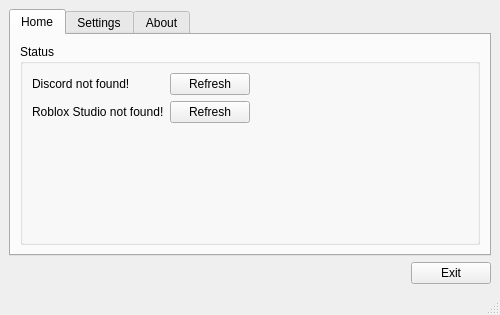
<?xml version="1.0" encoding="UTF-8"?>
<ui version="4.0">
 <class>MainWindow</class>
 <widget class="QMainWindow" name="MainWindow">
  <property name="geometry">
   <rect>
    <x>0</x>
    <y>0</y>
    <width>500</width>
    <height>315</height>
   </rect>
  </property>
  <property name="windowTitle">
   <string>Roblox Studio Discord RPC</string>
  </property>
  <property name="windowIcon">
   <iconset resource="../assets/assets.qrc">
    <normaloff>:/app.png</normaloff>:/app.png</iconset>
  </property>
  <widget class="QWidget" name="centralwidget">
   <layout class="QGridLayout" name="gridLayout">
    <item row="0" column="0">
     <widget class="QTabWidget" name="tabs">
      <property name="currentIndex">
       <number>0</number>
      </property>
      <widget class="QWidget" name="homeTab">
       <attribute name="title">
        <string>Home</string>
       </attribute>
       <attribute name="toolTip">
        <string>Home page</string>
       </attribute>
       <layout class="QVBoxLayout" name="verticalLayout_2">
        <item>
         <widget class="QGroupBox" name="statusBox">
          <property name="title">
           <string>Status</string>
          </property>
          <layout class="QFormLayout" name="formLayout_2">
           <item row="0" column="0">
            <widget class="QLabel" name="dscFound">
             <property name="text">
              <string>Discord not found!</string>
             </property>
            </widget>
           </item>
           <item row="0" column="1">
            <widget class="QPushButton" name="dscReconnectBtn">
             <property name="sizePolicy">
              <sizepolicy hsizetype="Fixed" vsizetype="Fixed">
               <horstretch>0</horstretch>
               <verstretch>0</verstretch>
              </sizepolicy>
             </property>
             <property name="text">
              <string>Refresh</string>
             </property>
            </widget>
           </item>
           <item row="1" column="0">
            <widget class="QLabel" name="rbxstudioFound">
             <property name="layoutDirection">
              <enum>Qt::LeftToRight</enum>
             </property>
             <property name="text">
              <string>Roblox Studio not found!</string>
             </property>
            </widget>
           </item>
           <item row="1" column="1">
            <widget class="QPushButton" name="rsReconnectBtn">
             <property name="sizePolicy">
              <sizepolicy hsizetype="Fixed" vsizetype="Fixed">
               <horstretch>0</horstretch>
               <verstretch>0</verstretch>
              </sizepolicy>
             </property>
             <property name="text">
              <string>Refresh</string>
             </property>
            </widget>
           </item>
          </layout>
         </widget>
        </item>
       </layout>
      </widget>
      <widget class="QWidget" name="settingsTab">
       <attribute name="title">
        <string>Settings</string>
       </attribute>
       <layout class="QFormLayout" name="formLayout">
        <item row="0" column="0">
         <widget class="QLabel" name="launchOnLoginLabel">
          <property name="toolTip">
           <string>The service starts when you log-in your computer, and will only show rich presence when it finds that Roblox Studio is opened.</string>
          </property>
          <property name="text">
           <string>Launch on log-in</string>
          </property>
         </widget>
        </item>
        <item row="0" column="1">
         <widget class="QCheckBox" name="launchOnLoginCheck">
          <property name="layoutDirection">
           <enum>Qt::RightToLeft</enum>
          </property>
          <property name="text">
           <string/>
          </property>
         </widget>
        </item>
       </layout>
      </widget>
      <widget class="QWidget" name="abtTab">
       <attribute name="title">
        <string>About</string>
       </attribute>
       <layout class="QGridLayout" name="gridLayout_2">
        <item row="0" column="0">
         <widget class="QLabel" name="progName">
          <property name="font">
           <font>
            <pointsize>15</pointsize>
            <bold>true</bold>
           </font>
          </property>
          <property name="text">
           <string>Roblox Studio Discord RPC</string>
          </property>
          <property name="alignment">
           <set>Qt::AlignCenter</set>
          </property>
         </widget>
        </item>
        <item row="2" column="0">
         <widget class="Line" name="sep">
          <property name="orientation">
           <enum>Qt::Horizontal</enum>
          </property>
         </widget>
        </item>
        <item row="4" column="0">
         <widget class="QLabel" name="vanillaCredit">
          <property name="text">
           <string>&lt;html&gt;&lt;head/&gt;&lt;body&gt;&lt;p&gt;&lt;a href=&quot;https://github.com/Elttob/Vanilla&quot;&gt;&lt;span style=&quot; text-decoration: underline; color:#007af4;&quot;&gt;Vanilla&lt;/span&gt;&lt;/a&gt; icons by &lt;a href=&quot;https://github.com/Elttob/&quot;&gt;&lt;span style=&quot; text-decoration: underline; color:#007af4;&quot;&gt;Elttob&lt;/span&gt;&lt;/a&gt; for rich presence icons&lt;/p&gt;&lt;/body&gt;&lt;/html&gt;</string>
          </property>
         </widget>
        </item>
        <item row="1" column="0">
         <widget class="QLabel" name="progDesc">
          <property name="sizePolicy">
           <sizepolicy hsizetype="Preferred" vsizetype="Fixed">
            <horstretch>0</horstretch>
            <verstretch>0</verstretch>
           </sizepolicy>
          </property>
          <property name="text">
           <string>This program connects to a Roblox Studio plugin, to display Discord custom rich presence for Roblox Studio.</string>
          </property>
          <property name="wordWrap">
           <bool>true</bool>
          </property>
         </widget>
        </item>
        <item row="3" column="0">
         <widget class="QLabel" name="copyright">
          <property name="text">
           <string>&lt;html&gt;&lt;head/&gt;&lt;body&gt;&lt;p&gt;By &lt;a href=&quot;https://github.com/MatusGuy&quot;&gt;&lt;span style=&quot; text-decoration: underline; color:#007af4;&quot;&gt;MatusGuy&lt;/span&gt;&lt;/a&gt; &amp;amp; Localtings © 2022-2023&lt;/p&gt;&lt;/body&gt;&lt;/html&gt;</string>
          </property>
         </widget>
        </item>
        <item row="6" column="0">
         <layout class="QHBoxLayout" name="btnLnkLayout">
          <item>
           <widget class="QPushButton" name="programRepo">
            <property name="text">
             <string>Program GitHub repository</string>
            </property>
           </widget>
          </item>
          <item>
           <widget class="QPushButton" name="pluginRepo">
            <property name="text">
             <string>Roblox Studio plugin GitHub repository</string>
            </property>
           </widget>
          </item>
         </layout>
        </item>
        <item row="5" column="0">
         <spacer name="verticalSpacer">
          <property name="orientation">
           <enum>Qt::Vertical</enum>
          </property>
          <property name="sizeHint" stdset="0">
           <size>
            <width>20</width>
            <height>40</height>
           </size>
          </property>
         </spacer>
        </item>
       </layout>
      </widget>
     </widget>
    </item>
    <item row="1" column="0">
     <layout class="QHBoxLayout" name="btnLayout">
      <item>
       <spacer name="spacer">
        <property name="orientation">
         <enum>Qt::Horizontal</enum>
        </property>
        <property name="sizeHint" stdset="0">
         <size>
          <width>40</width>
          <height>20</height>
         </size>
        </property>
       </spacer>
      </item>
      <item>
       <widget class="QPushButton" name="exitBtn">
        <property name="sizePolicy">
         <sizepolicy hsizetype="Fixed" vsizetype="Fixed">
          <horstretch>0</horstretch>
          <verstretch>0</verstretch>
         </sizepolicy>
        </property>
        <property name="text">
         <string>Exit</string>
        </property>
       </widget>
      </item>
     </layout>
    </item>
   </layout>
  </widget>
  <widget class="QMenuBar" name="menubar">
   <property name="geometry">
    <rect>
     <x>0</x>
     <y>0</y>
     <width>500</width>
     <height>21</height>
    </rect>
   </property>
  </widget>
  <widget class="QStatusBar" name="statusbar"/>
 </widget>
 <resources>
  <include location="../assets/assets.qrc"/>
 </resources>
 <connections/>
</ui>
